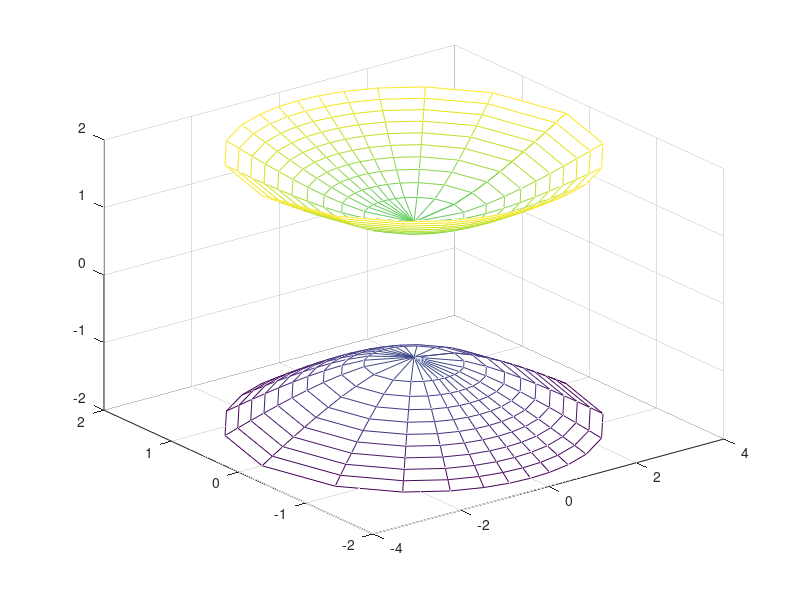

This figure's MATLAB source:
 THETA=0:pi/12:2*pi;
 Z=-2:.1:2;
 [z,theta]=meshgrid(Z,THETA);
 r=sqrt((4*z.^2-4)./(cos(theta).^2+4*sin(theta).^2));
 k=find(real(r)~=r);
 r(k)=NaN;
 x=r.*cos(theta);
 y=r.*sin(theta);
 mesh(x,y,z)
